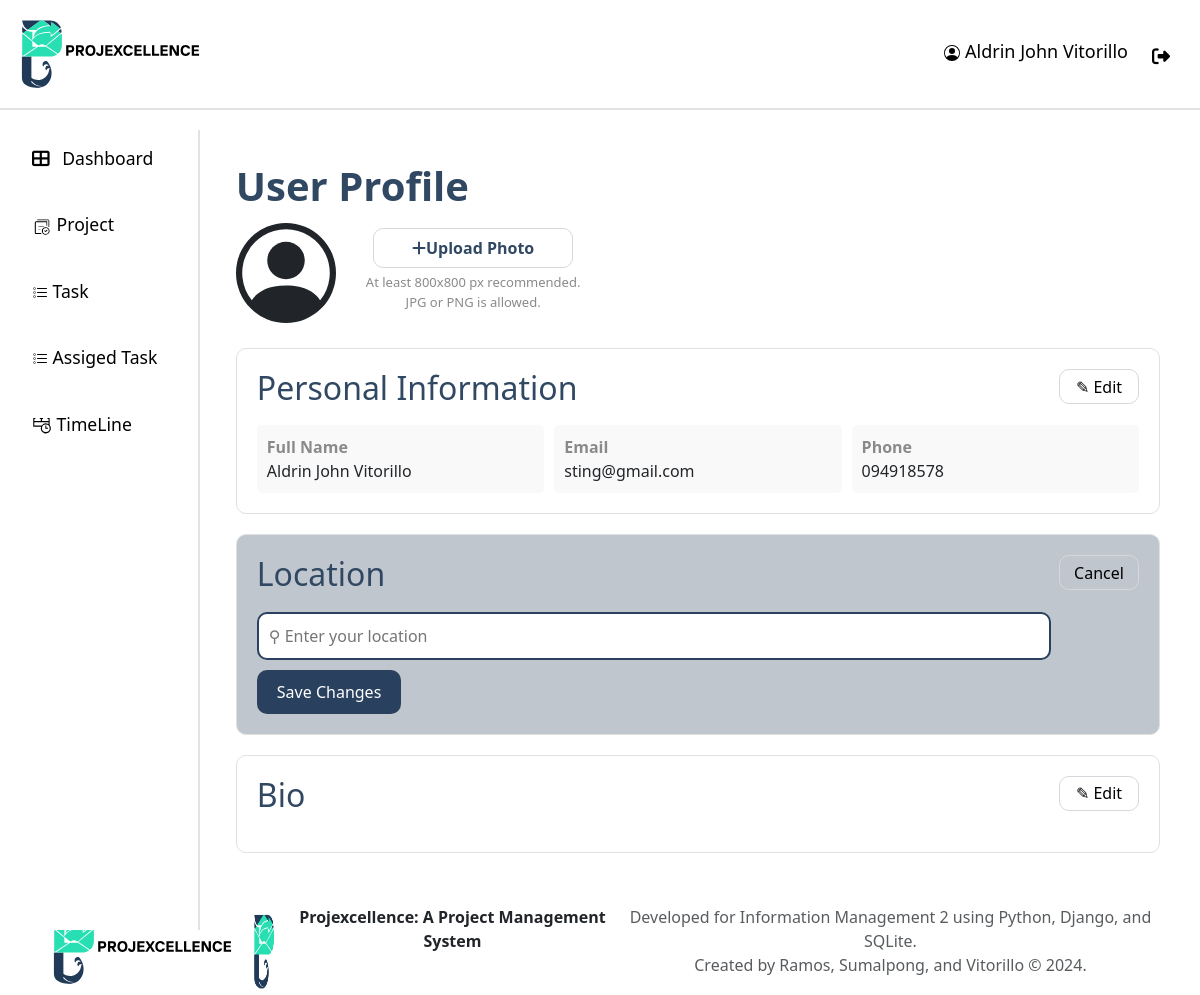
The app's page /profile/ (signed in), older data.
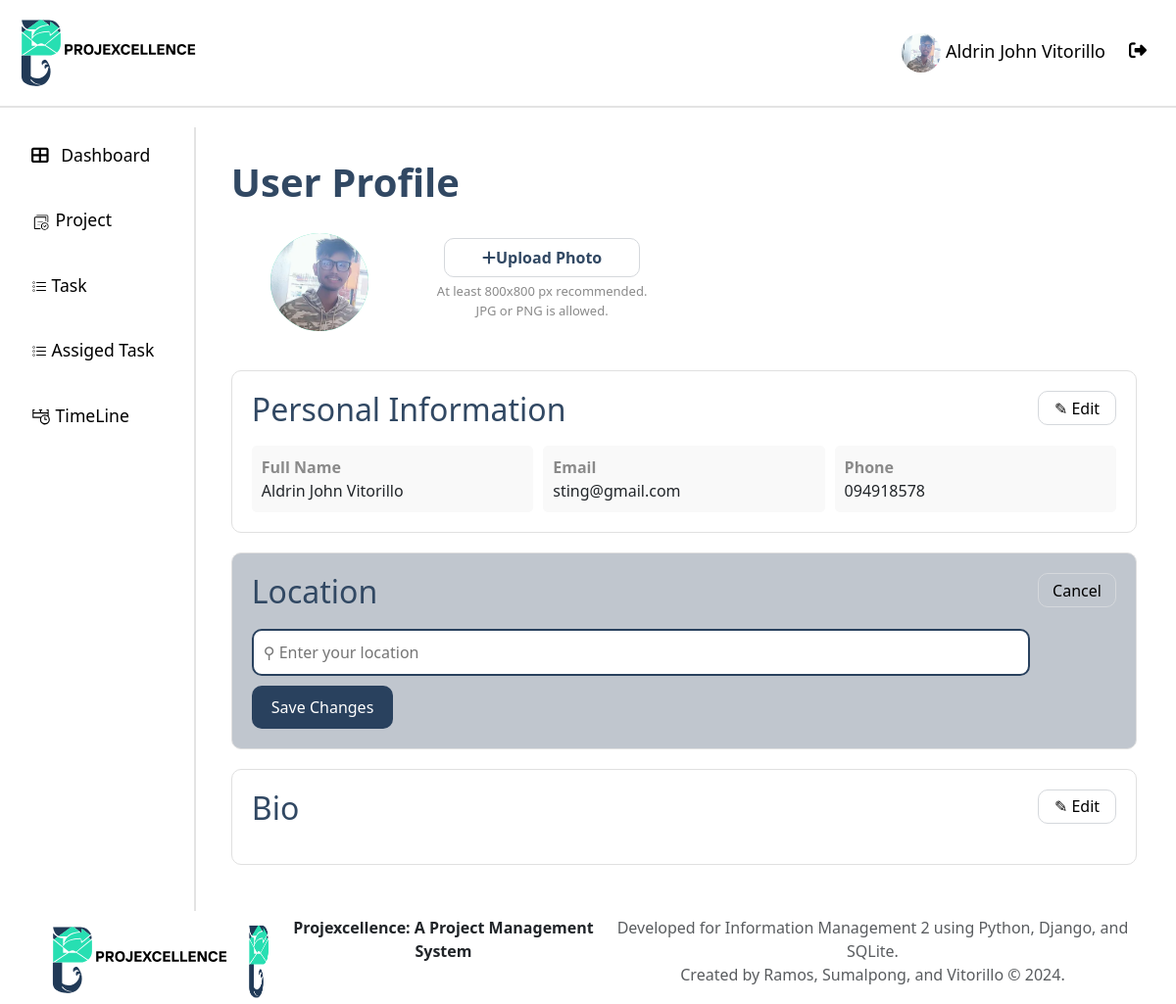
The same page, newer data.
### api/models.py (models this page shows, shortened)
class User(AbstractUser):
    ROLE_CHOICES = [
        ("ADMIN", "Admin"),
        ("PM", "projectmanger"),
        ("MEMBER", "member"),
    ]
    STATUS_CHOICES = [
        ("APPROVED", "Approved"),
        ("REJECTED", "Rejected"),
        ("PENDING", "Pending"),
    ]
    username = None  # Remove the username field entirely
    email = models.EmailField(_("email address"), unique=True)
    phone_regex = RegexValidator(
        regex=r"^\+?1?\d{9,15}$",
        message="Phone number must be entered in the format: '+999999999'. Up to 15 digits allowed.",
    )
    phone_number = models.CharField(validators=[phone_regex], max_length=17, blank=True)
    role = models.CharField(max_length=10, choices=ROLE_CHOICES, default="EMPLOYEE")
    date_of_hire = models.DateField(blank=True, null=True)
    profile_path = models.ImageField(null=True, blank=True,upload_to='profile/' )
    status = models.CharField(max_length=20, choices=STATUS_CHOICES, default="PENDING")
    groups = models.ManyToManyField(
        "auth.Group",
        verbose_name=_("groups"),
        blank=True,
        related_name="custom_user_set",
        related_query_name="custom_user",
    )
    user_permissions = models.ManyToManyField(
        "auth.Permission",
        verbose_name=_("user permissions"),
        blank=True,
        related_name="custom_user_set",
        related_query_name="custom_user",
    )
    objects = UserManager()
    USERNAME_FIELD = "email"
    REQUIRED_FIELDS = ["first_name", "last_name", "date_of_hire", "password"]

### api/Views/views.py (the view)
# urls.py: path("profile/", views.edit_profile, name="profile"),
@login_required
def edit_profile(request):
    if request.method == 'POST':
        form = UserProfileForm(request.POST, request.FILES, instance=request.user, request=request)
        if form.is_valid():
            current_password = form.cleaned_data.get("current_password")
            if current_password and not request.user.check_password(current_password):
                form.add_error('current_password', 'The current password is incorrect.')
            else:
                form.save()
                return redirect('profile')
    else:
        form = UserProfileForm(instance=request.user)
    return render(request, 'profile.html', {'form': form})

### api/templates/profile.html (shortened to what this page needs)
{% extends "base.html" %}
{% load static %}
{% load crispy_forms_tags %}
{% block content %}
<div class="main-content">
    <h1>User Profile</h1>
    <div class="profile-header" style="display: flex; align-items: center;">
        <span>
            {% if request.user.profile_path and request.user.profile_path.url %}
                <img class="profile-avatar" src="{{ request.user.profile_path.url }}" alt="User Profile" style="width: 100px; height: 100px; border-radius: 50%; object-fit: cover;">
            {% endif %}
        </span>
        <span>
            <div class="profile-header2" style="margin-left: 30px; display: flex; flex-direction: column;">
                <div class="upload-photo" data-bs-toggle="modal" data-bs-target="#uploadProfileModal" style="cursor: pointer;">
                    <i class="fas fa-plus mr-2"></i> Upload Photo
                </div>
                <p class="upload-text">At least 800x800 px recommended.<br>JPG or PNG is allowed.</p>
            </div>
        </span>
    </div>
    <div class="info-section">
        <div class="info-header">
            <h2>Personal Information</h2>
            <button class="edit-button">✎ Edit</button>
        </div>
        <div class="info-content">
            <div class="info-item">
                <strong>Full Name</strong>
                <div>{{ request.user.first_name|capfirst }} {{ request.user.last_name|capfirst }}</div>
            </div>
            <div class="info-item">
                <strong>Email</strong>
                <div>{{ request.user.email }}</div>
            </div>
            <div class="info-item">
                <strong>Phone</strong>
                <div>{{ request.user.phone_number }}</div>
            </div>
        </div>
    </div>
    <div class="info-loc-section">
        <div class="info-header">
            <h2>Location</h2>
            <button class="cancel-button">Cancel</button>
        </div>
        <input type="text" class="location-input" placeholder="⚲ Enter your location">
        <button class="save-button">Save Changes</button>
    </div>
    <div class="info-section">
        <div class="info-header">
            <h2>Bio</h2>
            <button class="edit-button">✎ Edit</button>
        </div>
    </div>
</div>
{% endblock  %}

### api/templates/base.html (shortened to what this page needs)
{% load static %}
<!DOCTYPE html>
<html lang="en">
  <head>
    <link
      href="https://cdn.jsdelivr.net/npm/bootstrap@5.3.0/dist/css/bootstrap.min.css"
      rel="stylesheet"
    />
    <link href="https://cdn.jsdelivr.net/npm/bootstrap-icons/font/bootstrap-icons.css" rel="stylesheet">
    <link
      href="https://cdnjs.cloudflare.com/ajax/libs/font-awesome/6.4.0/css/all.min.css"
      rel="stylesheet"
    />
    <link href="https://cdn.jsdelivr.net/npm/bootstrap@5.3.0/dist/css/bootstrap.min.css" rel="stylesheet">
  </head>
  <body>
    <header>
      <div class="header">
          <img src="{% static '/res/slogo.svg' %}" alt="logo" width="200px">
          <div class="profile" >
            <a class="nav-link {% if request.resolver_match.url_name == 'profile' %}active{% endif %}" href="{% url 'profile' %}">
              {% if request.user.profile_path.url != null  %}
                <img src="{{ request.user.profile_path.url }}" width="40px" height="40px" style="border-radius: 50%;" >
              {%endif%}
              {{ request.user.first_name|capfirst }} {{ request.user.last_name|capfirst }}
            </a>
            <a class="nav-link" href="{% url 'logout' %}" onclick="event.preventDefault(); document.getElementById('logout-form').submit();" style="margin-top: 5px;">
              <i class="fas fa-sign-out-alt me-2"></i>
            </a>
          </div>
      </div>
    </header>
    <div class="container-fluid">
      <div class="row">
        <nav
          id="sidebarMenu"
          class="col-md-3 col-lg-2 d-md-block sidebar collapse"
        >
          <ul class="nav flex-column">
            <li class="nav-item">
              <a class="nav-link {% if request.resolver_match.url_name == 'dashboard' %}active{% endif %}" href="{% url 'dashboard' %}">
                <i class="fas fa-th-large me-2"></i> Dashboard
              </a>
            </li>
            <li class="nav-item">
              <a class="nav-link {% if request.resolver_match.url_name == 'project' %}active{% endif %}" href="{% url 'project' %}">
                <img src="{% static '/res/projectIcon.svg' %}" alt="logo" width="20px">  Project
              </a>
            </li>
            <li class="nav-item">
              <a class="nav-link {% if request.resolver_match.url_name == 'task' %}active{% endif %}" href="{% url 'task' 'Pending' %}">
                 Task
              </a>
            </li>
            <li class="nav-item">
              <a class="nav-link {% if request.resolver_match.url_name == 'assign_task' %}active{% endif %}" href="{% url 'assign_task' 'Pending' %}">
                 Assiged Task
              </a>
            </li>
            <li class="nav-item">
              <a class="nav-link {% if request.resolver_match.url_name == 'timeline' %}active{% endif %}" href="{% url 'timeline' %}">
                <img src="{% static '/res/timelineIcon.svg' %}" alt="logo" width="20px">  TimeLine
              </a>
            </li>
          </ul>
        </nav>
        <main class="col-md-9 ms-sm-auto col-lg-10 px-md-4 main-content">
          {% block content %}{% endblock content %}
        </main>
      </div>
    </div>
  </body>
  <footer class="footer">
    <div class="container text-center content-container">
      <img src="{% static '/res/slogo.svg' %}" alt="logo" width="200px">
      <img src="{% static '/res/logoPlaceHolder.png' %}" alt="logo" width="40px">
      <p class="mb-1 fw-bold">Projexcellence: A Project Management System</p>
      <p class="text-muted">
        Developed for Information Management 2 using Python, Django, and SQLite.<br>
        Created by Ramos, Sumalpong, and Vitorillo &copy; {% now "Y" %}.
      </p>
    </div>
  </footer>
</html>

Row changes from the older to the newer data that the page shows:
changed User "Aldrin John": user.profile_path: picture added
